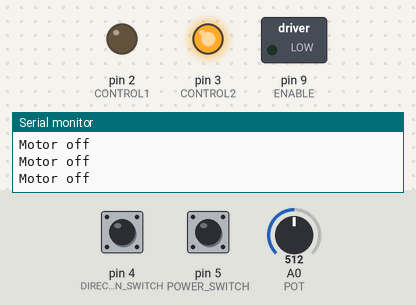
Simulated run of this sketch. Board: Arduino Uno, built with avr-gcc and run on an emulated ATmega328P. On the bench: switched loads named in the sketch (green lamp = pin HIGH), output pins drawn as LEDs (lit = HIGH), the last lines printed to the serial monitor. Inputs (shaded band) come from the test bench; at power-on: pin 5 (POWER_SWITCH) LOW, A0 (POT) = 512, pin 4 (DIRECTION_SWITCH) LOW.

Above: at 1.2 s.
1.3 s: pin 5 (POWER_SWITCH) pulled HIGH for 0.15 s
At 2.2 s:
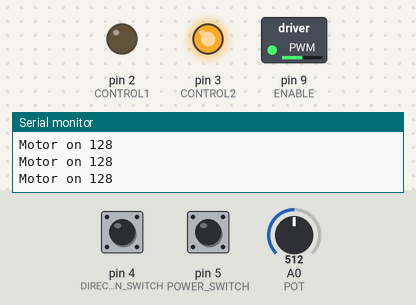
2.9 s: A0 (POT) set to 716
At 3.5 s:
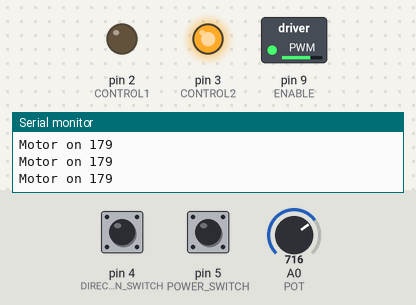
4.4 s: pin 4 (DIRECTION_SWITCH) pulled HIGH for 0.15 s
At 5.6 s:
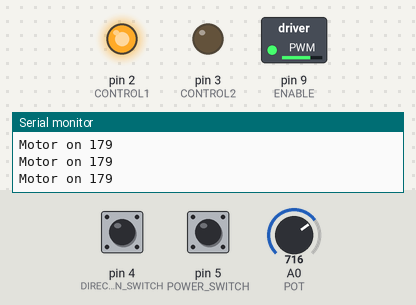
6.0 s: pin 5 (POWER_SWITCH) pulled HIGH for 1 s
At 7.0 s:
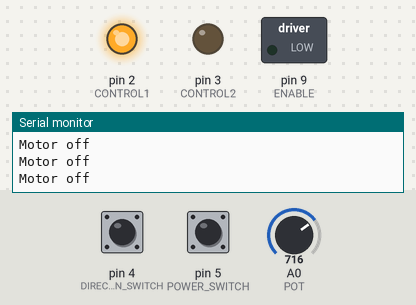
8.5 s: pin 5 (POWER_SWITCH) pulled HIGH for 3.2 s
At 8.8 s:
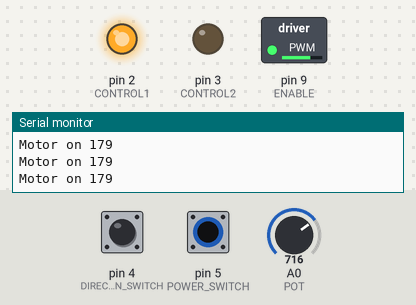
13.2 s: A0 (POT) set to 306
At 13.6 s:
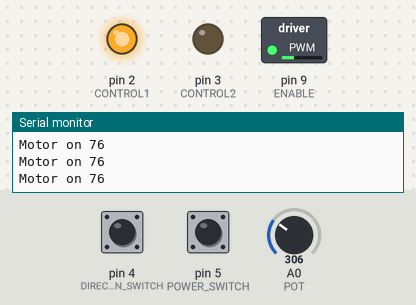
Timing chart, 0 to 15.7 s (numbered marks = the images above; inputs shaded):
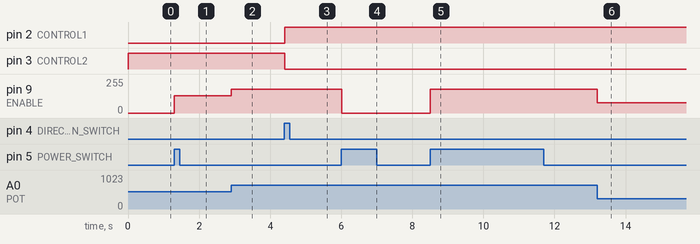

The sketch:

Zoetrope.ino
```cpp
const int CONTROL1 = 2;
const int CONTROL2 = 3;
const int ENABLE = 9;
const int DIRECTION_SWITCH = 4;
const int POWER_SWITCH = 5;
const int POT = A0;

int powerSwitchState = 0;
int prevPowerSwitchState = 0;
int directionSwitchState = 0;
int prevDirectionSwitchState = 0;

boolean motorOn = false;
int motorSpeed = 0;
boolean motorDirection = false;

void setup() {
  pinMode(CONTROL1, OUTPUT);
  pinMode(CONTROL2, OUTPUT);
  pinMode(ENABLE, OUTPUT);
  pinMode(DIRECTION_SWITCH, INPUT);
  pinMode(POWER_SWITCH, INPUT);

  digitalWrite(ENABLE, LOW);

  Serial.begin(9600);
}

void loop() {

  //Read sensors
  powerSwitchState = digitalRead(POWER_SWITCH);
  delay(1);
  directionSwitchState = digitalRead(DIRECTION_SWITCH);
  motorSpeed = analogRead(POT) / 4;
  //Serial.println(motorSpeed);

  //Read direction switch
  if(directionSwitchState == HIGH
      && directionSwitchState != prevDirectionSwitchState) {
    motorDirection = !motorDirection;
    //Serial.println("Reversing motor");
  }

  //Read power switch
  if(powerSwitchState == HIGH
      && powerSwitchState != prevPowerSwitchState) {
    motorOn = !motorOn;
    //Serial.println("Changing motor power state");
  }

  //Set H-bridge direction
  if(motorDirection) {
    digitalWrite(CONTROL1, HIGH);
    digitalWrite(CONTROL2, LOW);
  }
  else {
    digitalWrite(CONTROL1, LOW);
    digitalWrite(CONTROL2, HIGH);
  }

  //Set power
  if(motorOn) {
    analogWrite(ENABLE, motorSpeed);
    Serial.print("Motor on ");
    Serial.println(motorSpeed);
  }
  else {
    analogWrite(ENABLE, 0);
    Serial.println("Motor off");
  }

  //Preserve state for next time
  prevPowerSwitchState = powerSwitchState;
  prevDirectionSwitchState = directionSwitchState;

}
```

Measured:
- after the input at 1.3 s, pin 9 (ENABLE): 0/255 → 128/255 at once
- after the input at 2.9 s, pin 9 (ENABLE): 128/255 → 179/255 at once
- after the input at 4.4 s, pin 2 (CONTROL1): LOW → HIGH at once; pin 3 (CONTROL2): HIGH → LOW at once
- after the input at 6.0 s, pin 9 (ENABLE): 179/255 → 0/255 at once
- after the input at 8.5 s, pin 9 (ENABLE): 0/255 → 179/255 at once
- after the input at 13.2 s, pin 9 (ENABLE): 179/255 → 76/255 at once
